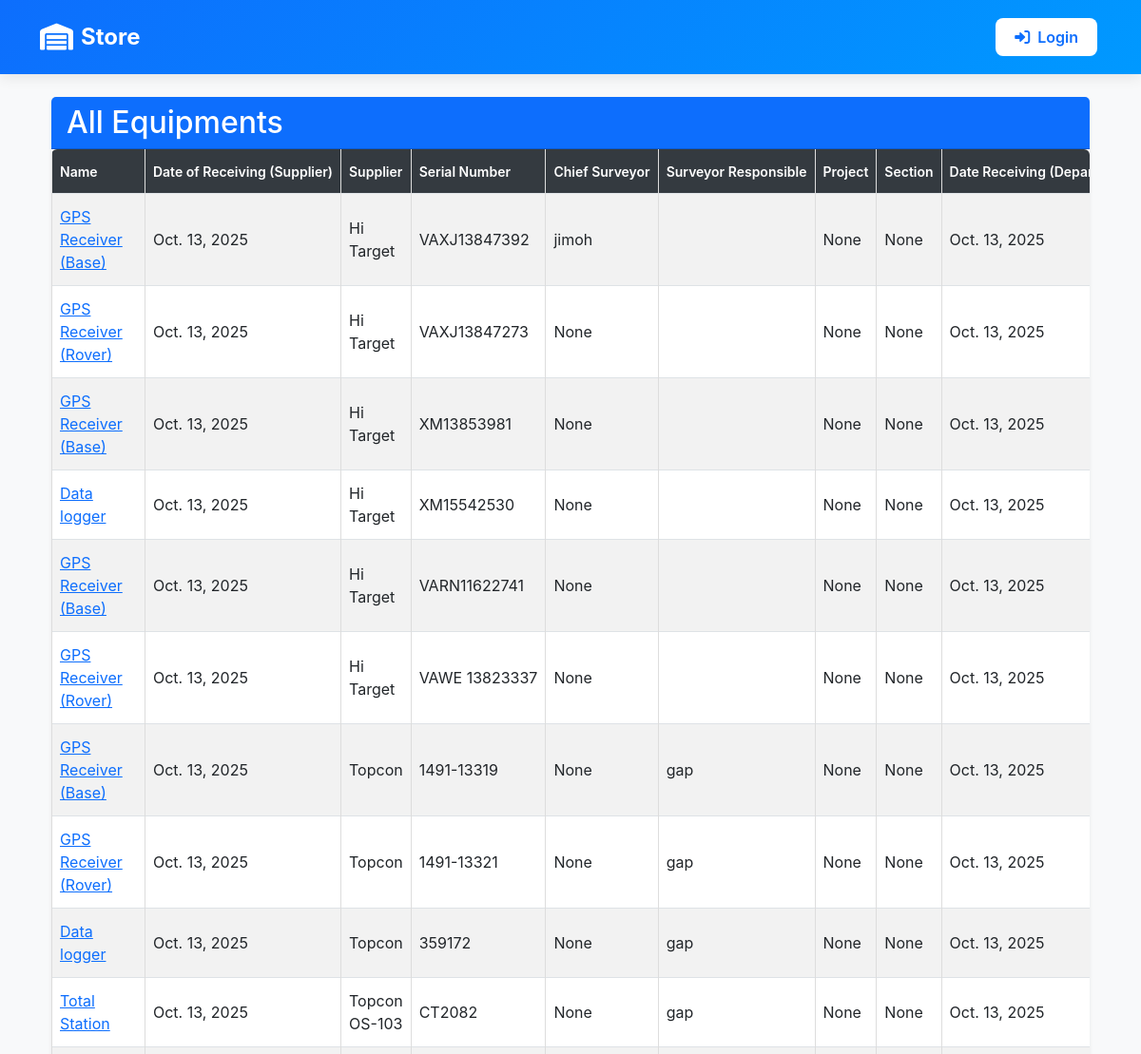
Before: /store_all/ (upper part) with the older database file.
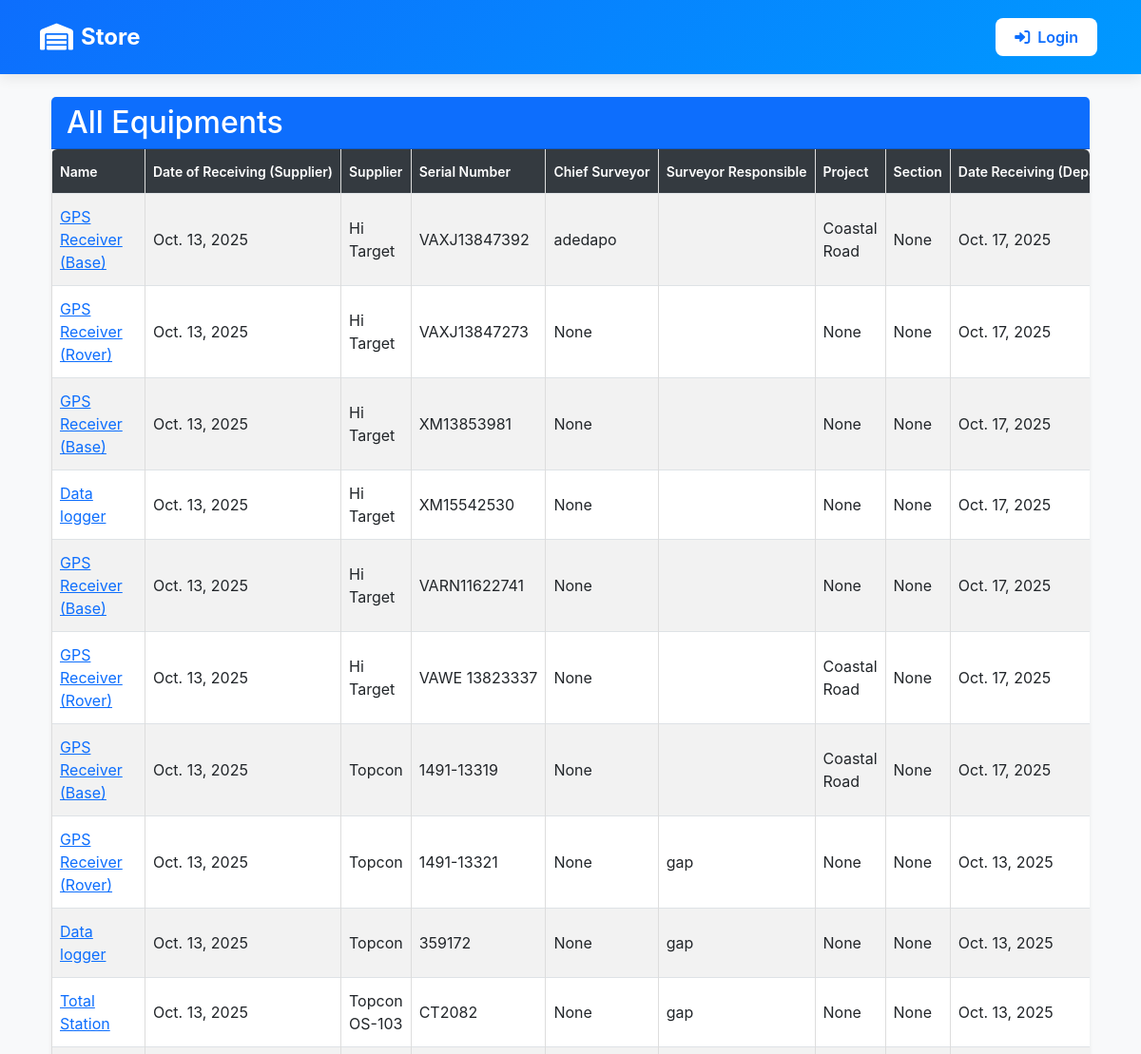
After: the same page with the newer database file.
### inventory/models.py (models this page shows, shortened)
class EquipmentsInSurvey(models.Model):
    EQUIPMENT_CHOICES = [
        ('GPS Receiver (Base)', 'GPS Receiver (Base)'),
        ('GPS Receiver (Rover)', 'GPS Receiver (Rover)'),
        ('Data logger', 'Data logger'),
        ('External Radio', "External Radio"),
        ('Total Station', "Total Station"),
        ('Levelling Instrument', 'Levelling Instrument'),
        ('Eco Sounder', 'Eco Sounder'),
    ]
    owner_choice = [
        ('Hi-Tech', "Hi-Tech"),
        ("Sub-Contractor", "Sub-Contractor")
    ]
    name = models.CharField(max_length=100, help_text="Equipment Name", choices=EQUIPMENT_CHOICES)
    date_of_receiving_from_supplier = models.DateField(default=timezone.now, help_text="Date when equipment was received from supplier")
    supplier = models.CharField(max_length=100, help_text="Manufacturer/Model from CSV")
    owner = models.CharField(max_length=20, choices=owner_choice)
    serial_number = models.CharField(max_length=100, help_text="Equipment Serial Number")
    condition = models.CharField(max_length=50, help_text="Equipment condition from CSV", default="Good")
    CONDITION_AFTER_USE_CHOICES = [
        ("Good", "Good"),
        ("Need Repair", "Need Repair")
    ]
    chief_surveyor = models.ForeignKey(User, on_delete=models.CASCADE, null=True, blank=True)
    surveyor_responsible = models.CharField(max_length=100, null=False, blank=True, help_text="Name of the surveyor responsible for the equipment",  default="gap")
    quantity = models.PositiveBigIntegerField(default=1, help_text="Number of Quantity")
    project = models.CharField(max_length=20, choices=[('Coastal Road', 'Coastal Road'), ('Sokoto', 'Sokoto'), ('gap', 'gap')], blank=True, null=True, help_text="Project Name", default="gap")
    section = models.CharField(max_length=100, null=True, blank=True)
    date_receiving_from_department = models.DateField(default=timezone.now, help_text="Date when the equipment was received from the department")
    status = models.CharField(choices=[('In Store', 'In Store'), ('In Field', 'In Field'), ('With Chief Surveyor', 'With Chief Surveyor'), ('Returning', 'Returning'), ('Delivering', 'Delivering')], max_length=100, default='In Store', blank=True, null=True, help_text="Current status of the equipment")
    delivery_status = models.CharField(max_length=10, choices=[('Delivered', 'Delivered'), ('Delivering', 'Delivering'), ('Cancelled', 'Cancelled')], null=True, blank=True)
    return_comment = models.TextField(null=True, blank=True, help_text="Comment when equipment is returned", default="gap")
    return_date = models.DateTimeField(null=True, blank=True, help_text="Date when equipment was returned")

### inventory/views.py (the view)
# urls.py: path('store_all/', store_all, name='store_all'),
def store_all(request):
    data = EquipmentsInSurvey.objects.all()
    return render(request, 'inventory/store_all.html', {'data': data})

### inventory/context_processors.py (called while the page is built)
def is_admin(request):
    return {'is_admin': request.user.is_authenticated and request.user.is_superuser}

### inventory/templates/inventory/store_all.html (shortened to what this page needs)
{% extends 'base/base_dashboard.html' %}
{% block content %}
<div class="container-fluid mt-4">
    <div class="card shadow-sm border-0">
        <div class="card-header bg-primary text-white">
            <h2 class="mb-0">All Equipments</h2>
        </div>
        <div class="card-body p-0">
            <div class="table-responsive" style="overflow-x: auto; -webkit-overflow-scrolling: touch;">
                <table class="table table-striped table-hover table-bordered align-middle mb-0">
                    <thead class="table-dark">
                        <tr>
                            <th>Name</th>
                            <th>Date of Receiving (Supplier)</th>
                            <th>Supplier</th>
                            <th>Serial Number</th>
                            <th>Chief Surveyor</th>
                            <th>Surveyor Responsible</th>
                            <th>Project</th>
                            <th>Section</th>
                            <th>Date Receiving (Department)</th>
                        </tr>
                    </thead>
                    <tbody>
                        {% for info in data %}
                        <tr>
                            <td><a href="{% url 'equipment_detail' info.id %}">{{ info.name }}</a></td>
                            <td>{{ info.date_of_receiving_from_supplier }}</td>
                            <td>{{ info.supplier }}</td>
                            <td class="no-wrap">{{ info.serial_number }}</td>
                            <td>{{ info.chief_surveyor }}</td>
                            <td>{{ info.surveyor_responsible }}</td>
                            <td>{{ info.project }}</td>
                            <td>{{ info.section }}</td>
                            <td>{{ info.date_receiving_from_department }}</td>
                        </tr>
                        {% endfor %}
                    </tbody>
                </table>
            </div>
        </div>
    </div>
</div>
{% endblock %}

### templates/base/base_dashboard.html (shortened to what this page needs)
<!DOCTYPE html>
<html lang="en">
<head>
    {% load static %}
    <link href="https://cdn.jsdelivr.net/npm/bootstrap@5.3.0-alpha1/dist/css/bootstrap.min.css" rel="stylesheet">
    <link href="https://cdnjs.cloudflare.com/ajax/libs/font-awesome/6.0.0/css/all.min.css" rel="stylesheet">
</head>
<body>
<nav class="navbar navbar-expand-lg navbar-dark sticky-top">
    <div class="container">
        <a class="navbar-brand" href="{% if is_admin %}{% url 'store' %}{% else %}#{% endif %}">
            <i class="fas fa-warehouse"></i>
            {% if is_admin %}Head Office{% else %}Store{% endif %}
        </a>
        <div class="collapse navbar-collapse" id="navbarNav">
            <ul class="navbar-nav ms-auto align-items-center">
                {% if user.is_authenticated or is_admin %}
                    <li class="nav-item">
                        <div class="user-welcome">
                            <i class="fas fa-user-circle"></i>
                            <span>Hello, {{ user.username }}</span>
                        </div>
                    </li>
                    {% if is_admin %}
                        <li class="nav-item">
                            <a class="nav-link {% if request.resolver_match.url_name == 'store' %}active{% endif %}"
                               href="{% url 'store' %}">
                                <i class="fas fa-store me-2"></i>Store
                            </a>
                        </li>
                        <li class="nav-item">
                            <a class="nav-link {% if request.resolver_match.url_name == 'store_all' %}active{% endif %}"
                               href="{% url 'store_all' %}">
                                <i class="fas fa-boxes me-2"></i>All Equipment
                            </a>
                        </li>
                        <li class="nav-item">
                            <a class="nav-link {% if request.resolver_match.url_name == 'store_field' %}active{% endif %}"
                               href="{% url 'store_field' %}">
                                <i class="fas fa-map-marked-alt me-2"></i>In Field
                            </a>
                        </li>
                        <li class="nav-item">
                            <a class="nav-link {% if request.resolver_match.url_name == 'store_returning' %}active{% endif %}"
                               href="{% url 'store_returning' %}">
                                <i class="fas fa-undo me-2"></i>Returning
                            </a>
                        </li>
                        <li class="nav-item">
                            <a class="nav-link {% if request.resolver_match.url_name == 'delivery' %}active{% endif %}"
                               href="{% url 'delivery' %}">
                                <i class="fas fa-truck me-2"></i>Delivery
                            </a>
                        </li>
                        <!-- <li class="nav-item">
                            <a class="nav-link {% if request.resolver_match.url_name == 'personnel_list' %}active{% endif %}"
                               href="{% url 'personnel_list' %}">
                                <i class="fas fa-users me-2"></i>Personnel
                            </a>
                        </li> -->
                    {% else %}
                        <li class="nav-item">
                            <a class="nav-link {% if request.resolver_match.url_name == 'request_equipment' %}active{% endif %}"
                               href="{% url 'request_equipment' %}">
                                <i class="fas fa-shopping-cart me-2"></i>My Store
                            </a>
                        </li>
                        <li class="nav-item">
                            <a class="nav-link {% if request.resolver_match.url_name == 'profile' %}active{% endif %}"
                               href="{% url 'profile' %}">
                                <i class="fas fa-clipboard-list me-2"></i>In Field
                            </a>
                        </li>
                        <li class="nav-item">
                            <a class="nav-link {% if request.resolver_match.url_name == 'store_returning' %}active{% endif %}"
                               href="{% url 'store_returning' %}">
                                <i class="fas fa-undo me-2"></i>Returning
                            </a>
                        </li>
                        <li class="nav-item">
                            <a class="nav-link {% if request.resolver_match.url_name == 'delivery' %}active{% endif %}"
                               href="{% url 'delivery' %}">
                                <i class="fas fa-truck me-2"></i>Delivery
                            </a>
                        </li>
                    {% endif %}
                    <li class="nav-item">
                        <form method="POST" action="{% url 'logout' %}">
                            {% csrf_token %}
                            <button type="submit" class="btn nav-btn">
                                <i class="fas fa-sign-out-alt me-2"></i>Logout
                            </button>
                        </form>
                    </li>
                {% else %}
                    <li class="nav-item">
                        <a class="nav-link nav-btn" href="{% url 'login' %}">
                            <i class="fas fa-sign-in-alt me-2"></i>Login
                        </a>
                    </li>
                {% endif %}
            </ul>
        </div>
    </div>
</nav>
<div class="container">
    {% block content %}
    {% endblock %}
</div>
</body>
</html>

### templates/base/base_dashboard.html (style rules this page uses)
.navbar { padding: 1rem 0; background: linear-gradient(135deg, #0d6efd 0%, #0099ff 100%) !important; box-shadow: 0 2px 15px rgba(0, 0, 0, 0.1); }
.navbar-brand { font-size: 1.5rem; font-weight: 700; color: white !important; display: flex; align-items: center; gap: 0.5rem; }
.navbar-brand i { font-size: 1.75rem; }
.nav-item { margin: 0 0.25rem; }
.nav-link { color: rgba(255, 255, 255, 0.9) !important; font-weight: 500; padding: 0.5rem 1rem !important; border-radius: 0.5rem; transition: all 0.3s ease; }
.nav-btn { color: #0d6efd !important; background: white; border-radius: 0.5rem; padding: 0.5rem 1.25rem !important; font-weight: 600; transition: all 0.3s ease; }
body { font-family: 'Inter', Arial, sans-serif; margin: 0; padding: 0; background-color: #f8f9fa; }
table { width: 100%; border-collapse: collapse; }
th, td { border: 1px solid #ddd; padding: 8px; text-align: left; }
th { background-color: #f2f2f2; }
tr:nth-child(even) { background-color: #f9f9f9; }

### inventory/templates/inventory/store_all.html (style rules this page uses)
.table-responsive { overflow-x: auto; overflow-y: auto; max-height: calc(100vh - 200px); -webkit-overflow-scrolling: touch; border-radius: 0.375rem; }
.table { margin-bottom: 0; min-width: 800px; }
.table th { position: sticky; top: 0; background: #343a40; z-index: 1; white-space: nowrap; padding: 0.75rem 0.5rem; font-size: 0.875rem; font-weight: 600; }
.table td { padding: 0.75rem 0.5rem; vertical-align: middle; border-top: 1px solid #dee2e6; }
.table td:not(.no-wrap) { white-space: normal; word-wrap: break-word; max-width: 200px; }
.table td.no-wrap { white-space: nowrap; }

Changed rows visible on the page:
changed EquipmentsInSurvey "VAXJ13847392": chief_surveyor "jimoh" → "adedapo"; project "None" → "Coastal Road"; date_receiving_from_department "Oct. 13, 2025" → "Oct. 17, 2025"
changed EquipmentsInSurvey "VAXJ13847273": date_receiving_from_department "Oct. 13, 2025" → "Oct. 17, 2025"
changed EquipmentsInSurvey "XM13853981": date_receiving_from_department "Oct. 13, 2025" → "Oct. 17, 2025"
changed EquipmentsInSurvey "XM15542530": date_receiving_from_department "Oct. 13, 2025" → "Oct. 17, 2025"
changed EquipmentsInSurvey "VARN11622741": date_receiving_from_department "Oct. 13, 2025" → "Oct. 17, 2025"
changed EquipmentsInSurvey "VAWE 13823337": project "None" → "Coastal Road"; date_receiving_from_department "Oct. 13, 2025" → "Oct. 17, 2025"
changed EquipmentsInSurvey (number 7 of 10 on the later page): project "None" → "Coastal Road"; date_receiving_from_department "Oct. 13, 2025" → "Oct. 17, 2025"; surveyor_responsible "gap" → (not shown)
